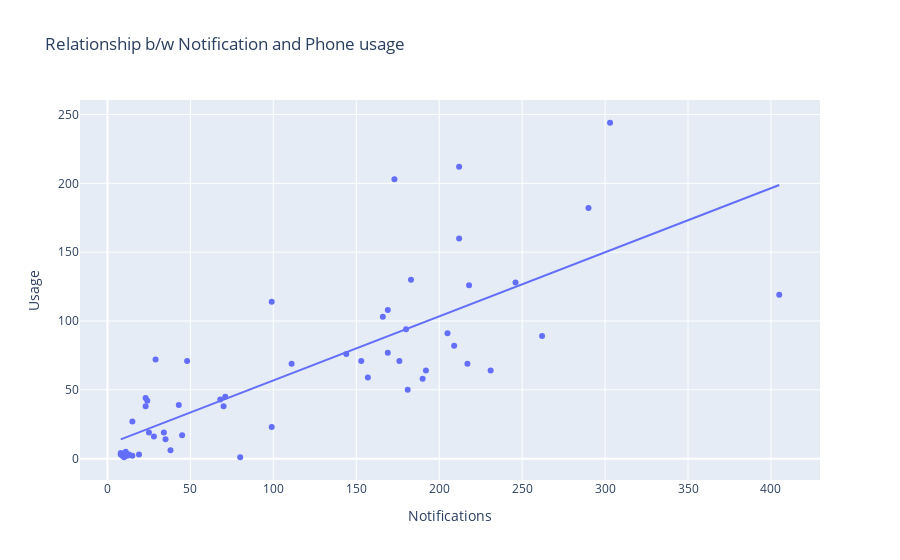

This figure's notebook cell:
### Code cell
fig = px.scatter(df, x='Notifications', y='Usage', 
                 title = 'Relationship b/w Notification and Phone usage',
                 trendline = 'ols')

fig.show()

### Figure 1 — Plotly figure (JSON) as saved in the notebook; plotly's stock layout.template omitted (floating-point values rounded to 4 significant figures)
{"data": [{"hovertemplate": "Notifications=%{x}<br>Usage=%{y}<extra></extra>", "legendgroup": "", "marker": {"color": "#636efa", "symbol": "circle"}, "mode": "markers", "name": "", "orientation": "v", "showlegend": false, "type": "scatter", "x": [70, 43, 231, 35, 19, 25, 23, 28, 15, 29, 24, 34, 23, 48, 68, 71, 180, 99, 45, 10, 15, 13, 9, 8, 8, 11, 12, 209, 111, 183, 157, 246, 169, 99, 144, 80, 38, 218, 205, 212, 217, 405, 166, 173, 290, 153, 192, 181, 176, 212, 303, 169, 190, 262], "xaxis": "x", "y": [38, 39, 64, 14, 3, 19, 44, 16, 27, 72, 42, 19, 38, 71, 43, 45, 94, 114, 17, 1, 2, 3, 2, 3, 4, 5, 2, 82, 69, 130, 59, 128, 108, 23, 76, 1, 6, 126, 91, 160, 69, 119, 103, 203, 182, 71, 64, 50, 71, 212, 244, 77, 58, 89], "yaxis": "y"}, {"hovertemplate": "<b>OLS trendline</b><br>Usage = 0.465523 * Notifications + 10.2432<br>R<sup>2</sup>=0.599775<br><br>Notifications=%{x}<br>Usage=%{y} <b>(trend)</b><extra></extra>", "legendgroup": "", "marker": {"color": "#636efa", "symbol": "circle"}, "mode": "lines", "name": "", "showlegend": false, "type": "scatter", "x": [8, 8, 9, 10, 11, 12, 13, 15, 15, 19, 23, 23, 24, 25, 28, 29, 34, 35, 38, 43, 45, 48, 68, 70, 71, 80, 99, 99, 111, 144, 153, 157, 166, 169, 169, 173, 176, 180, 181, 183, 190, 192, 205, 209, 212, 212, 217, 218, 231, 246, 262, 290, 303, 405], "xaxis": "x", "y": [13.97, 13.97, 14.43, 14.9, 15.36, 15.83, 16.3, 17.23, 17.23, 19.09, 20.95, 20.95, 21.42, 21.88, 23.28, 23.74, 26.07, 26.54, 27.93, 30.26, 31.19, 32.59, 41.9, 42.83, 43.3, 47.49, 56.33, 56.33, 61.92, 77.28, 81.47, 83.33, 87.52, 88.92, 88.92, 90.78, 92.18, 94.04, 94.5, 95.43, 98.69, 99.62, 105.7, 107.5, 108.9, 108.9, 111.3, 111.7, 117.8, 124.8, 132.2, 145.2, 151.3, 198.8], "yaxis": "y"}], "layout": {"legend": {"tracegroupgap": 0}, "title": {"text": "Relationship b/w Notification and Phone usage"}, "xaxis": {"anchor": "y", "domain": [0, 1], "title": {"text": "Notifications"}}, "yaxis": {"anchor": "x", "domain": [0, 1], "title": {"text": "Usage"}}}}
